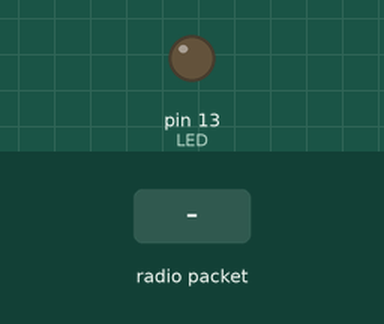
A sketch run on a simulated Arduino Uno, built with avr-gcc and run on an emulated ATmega328P. Shown: output pins drawn as LEDs (lit = HIGH). The inputs (shaded band) are chosen by the test bench. No radio packets arrive unless stated; pins used as bus, display or sensor lines are not drawn; what the sketch prints to the serial monitor is not drawn.

Above: at 1.3 s.
1.4 s: radio packet "1" arrives
At 1.73 s:
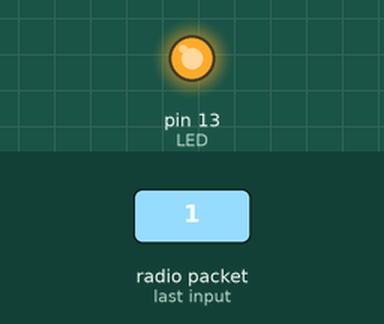
Timing chart, 0 to 4.4 s (numbered marks = the images above; inputs shaded):
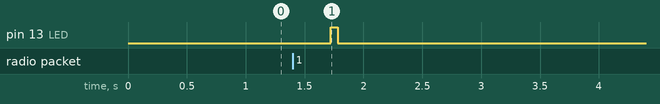

The sketch:

receiver_teensy_rfm.ino
```cpp
#include <SPI.h>
#include <RH_RF95.h>

#define RF95_FREQ 433.0
#define RFM95_CS 10
#define RFM95_RST 9
#define RFM95_INT 2

RH_RF95 rf95(RFM95_CS, RFM95_INT);

#define LED 13

int ledPin = 7;
int sensorValue =-1;

void setup()
{
 pinMode(LED, OUTPUT);
 pinMode(RFM95_RST, OUTPUT);
 digitalWrite(RFM95_RST, HIGH);
 while (!Serial);
 Serial.begin(9600);
 delay(100);
 Serial.println("Arduino LoRa RX Test!");

 digitalWrite(RFM95_RST, LOW);
 delay(10);
 digitalWrite(RFM95_RST, HIGH);
 delay(10);
 while (!rf95.init()) {
 Serial.println("LoRa radio init failed");
 while (1);
 }
 Serial.println("LoRa radio init OK!");
 if (!rf95.setFrequency(RF95_FREQ)) {
 Serial.println("setFrequency failed");
 while (1);
 }
 Serial.print("Set Freq to: "); Serial.println(RF95_FREQ);
}

void loop()
{
 if (rf95.available())
 {
 // Should be a message for us now
 uint8_t buf[7];  //[RH_RF95_MAX_MESSAGE_LEN];
 uint8_t len = sizeof(buf);
 sensorValue;
 if (rf95.recv(buf, &len))
 {
 digitalWrite(LED, HIGH);
 //RH_RF95::printBuffer("Received: ", buf, len);
 //Serial.print("Got: ");
 Serial.println((char*)buf);


 uint8_t data[] = "And hello back to you";
 rf95.send(data, sizeof(data));
 rf95.waitPacketSent();
 //Serial.println("Sent a reply");
 digitalWrite(LED, LOW);
 }
 else
 {
 //Serial.println("Receive failed");
 }
 //delay(1000);
 }
 delay(400);
}
```

Measured:
- after the input at 1.4 s, pin 13 (LED): LOW → HIGH after 0.32 s, → LOW 0.06 s later
